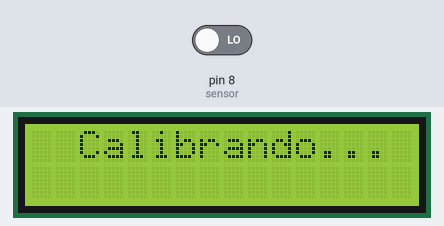
Bench run of a sketch on a simulated Arduino Uno, built with avr-gcc and run on an emulated ATmega328P. Parts: 16×2 character LCD. Inputs (shaded band) come from the test bench; at power-on: pin 8 (sensor) LOW.

Above: at 1.2 s.
1.3 s: pin 8 (sensor) driven HIGH
At 1.7 s:
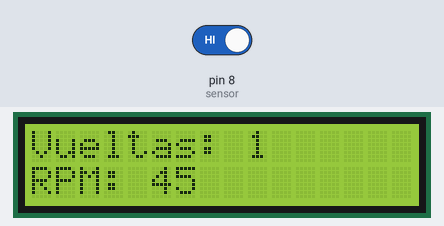
Timing chart, 0 to 4.3 s (numbered marks = the images above; inputs shaded):
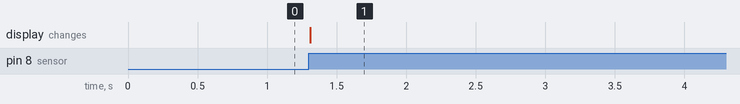

Measured:
- after the input at 1.3 s, the display: changes at once (image 1)

The sketch:

tacometro_com_sensor_ir.ino
```cpp
#include <LiquidCrystal.h>
#include <TimerOne.h>

#define sensor 8              // Define el pin 8 para el sensor
#define lcd_rs 12
#define lcd_en 11
#define lcd_d4 5
#define lcd_d5 4
#define lcd_d6 3
#define lcd_d7 2

LiquidCrystal lcd(lcd_rs, lcd_en, lcd_d4, lcd_d5, lcd_d6, lcd_d7);

unsigned long voltas, periodo;
unsigned long rpm;
bool L_sensor = 0;            // Variable para la lectura actual del sensor
bool LA_sensor = 0;           // Variable para la lectura anterior del sensor
unsigned long tiempoAnterior = 0;

void setup() {
  Timer1.initialize(1000);                   // Configura TimerOne para interrupciones cada 1 segundo
  Timer1.attachInterrupt(Timer);             // TimerOne está asociado a la función Timer()
  pinMode(sensor, INPUT);                   // Configura el pin del sensor como entrada
  Serial.begin(9600);                       // Inicia la comunicación serial
  lcd.begin(16, 2);                         // Inicializa la pantalla LCD de 16x2
  lcd.print("  Calibrando...");        // Muestra un mensaje en la pantalla LCD
}

void loop() {
  // Realiza la lectura del sensor y asigna ese valor a la variable L_sensor
  L_sensor = digitalRead(sensor);

  // Si L_sensor y LA_sensor son iguales a 1, haz lo siguiente
  if (L_sensor == 1 && LA_sensor == 1) {
    LA_sensor = 0;                                  // Establece LA_sensor en 0
    voltas++;                                       // Incrementa el contador de vueltas
    unsigned long tiempoActual = micros(); // Obtén el tiempo actual en microsegundos
    unsigned long tiempoTranscurrido = tiempoActual - tiempoAnterior;

    if (tiempoTranscurrido > 0) {
      rpm = 60000000UL / tiempoTranscurrido;  // Calcula las RPM en función del tiempo transcurrido
    }

    lcd.clear();                                    // Limpia la pantalla LCD
    lcd.setCursor(0, 0);
    lcd.print("Vueltas: ");
    lcd.print(voltas);
    lcd.setCursor(0, 1);
    lcd.print("RPM: ");
    lcd.print(rpm);

    tiempoAnterior = tiempoActual;
    periodo = 0;                                    // Restablece la variable de período a 0
  }

  // Si L_sensor y LA_sensor son iguales a 0, haz lo siguiente
  if (L_sensor == 0 && LA_sensor == 0)
    LA_sensor = 1;                                  // Establece LA_sensor en 1
  delay(10);                                        // Pequeño retardo para evitar bloqueos del Arduino
}

void Timer() {
  periodo++;                                         // Incrementa el valor actual del período
}
```
